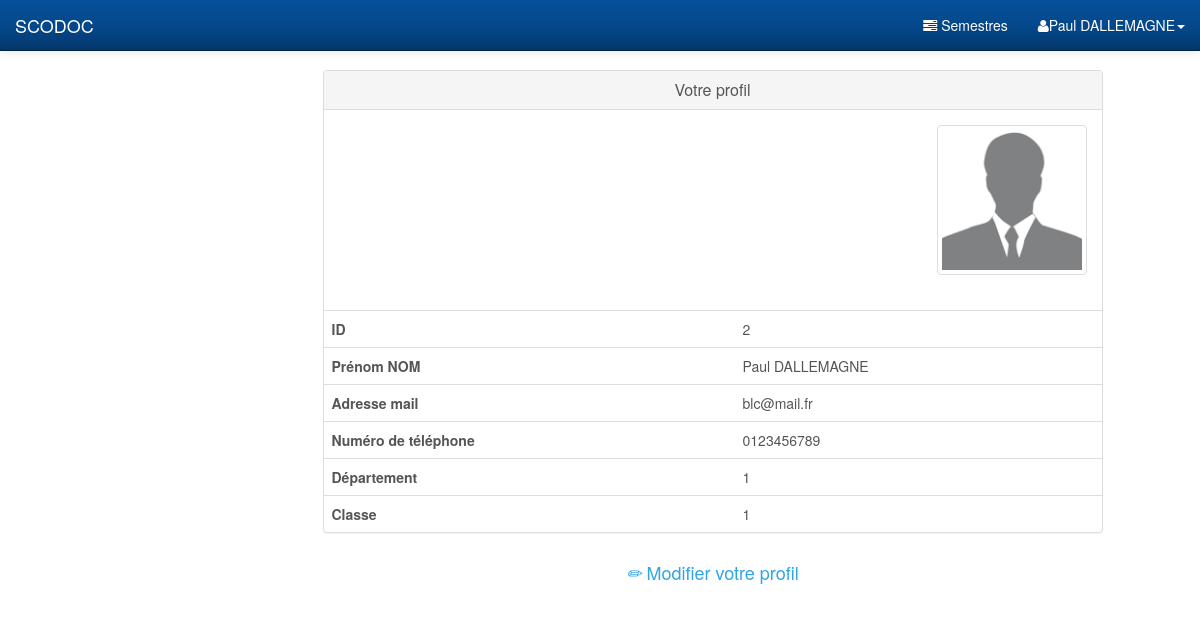
Page /profil.php (signed in) on the committed database.
### tables this page shows
CREATE TABLE IF NOT EXISTS `users` (
  `id` int(11) NOT NULL AUTO_INCREMENT,
  `name` varchar(25) NOT NULL,
  `login` varchar(20) NOT NULL,
  `phone` varchar(10) NOT NULL,
  `passwd` varchar(32) NOT NULL,
  `mail` varchar(55) NOT NULL,
  `dept_id` int(11) DEFAULT NULL,
  `group_id` int(11) DEFAULT NULL,
  `rank` int(1) NOT NULL DEFAULT '0',
  PRIMARY KEY (`id`),
  UNIQUE KEY `login` (`login`)
);

### get_profil.php (called while the page is built)
<?php
	function get_profil_element($user_id, $element)
	{
		include("pdo.php");
		$req=$pdo->prepare('SELECT * FROM users WHERE id= ?');
		$req->execute(array($user_id));
		$data=$req->fetch();
		$retour=$data[$element];
		return $retour;
	}
?>

### profil.php (the view, shortened to what this page needs)
<!DOCTYPE html>
<html lang="en">
<head>
    <link rel="stylesheet" type="text/css" href="bootstrap/css/bootstrap.min.css" />
    <link rel="stylesheet" type="text/css" href="font-awesome/css/font-awesome.min.css" />
    <link rel="stylesheet" type="text/css" href="css/local.css" />
	<link rel="stylesheet" type="text/css" href="css/utilisateur.css" />
</head>
<body>
    <div id="wrapper">
        <?php include("nav.php"); include("get_profil.php");?>
		<div class="row center-block" style="width:80%;">
            <div>
				<div class="panel panel-default">
				  <div class="panel-heading text-center"><h1 class="panel-title">Votre profil</h1></div>
				  <div class="panel-body"><img class="thumbnail img-responsive" alt="Bootstrap template" src="images/photo.jpg" /></div>
				  <table class="table">
					  <tr><th>ID</th><td><?php echo (get_profil_element($_SESSION["id"], "id"))?></td></tr>
					  <tr><th>Prénom NOM</th><td><?php echo (get_profil_element($_SESSION["id"], "name"))?></td></tr>
					  <tr><th>Adresse mail</th><td><?php echo (get_profil_element($_SESSION["id"], "mail"))?></td></tr>
					  <tr><th>Numéro de téléphone</th><td><?php echo (get_profil_element($_SESSION["id"], "phone"))?></td></tr>
					  <tr><th>Département</th><td><?php echo (get_profil_element($_SESSION["id"], "dept_id"))?></td></tr>
					  <tr><th>Classe</th><td><?php echo (get_profil_element($_SESSION["id"], "group_id"))?></td></tr>
				   </table>
				</div>
			</div>
		</div>
		<div class="row center-block">
			<div class="text-center">
				<h4><a href="modify_user.php"><i class="glyphicon-pencil"></i> Modifier votre profil</a></h4>
			</div>
		</div>
    </div>
</body>
</html>

### css/local.css (style rules this page uses)
#wrapper { padding-left: 0; }
body { font-family: "Helvetica Neue", Helvetica, Arial, sans-serif; font-size: 14px; line-height: 1.42857143; color: #555555; background-color: #ffffff; }
.panel { margin-bottom: 20px; background-color: #ffffff; border: 1px solid transparent; border-radius: 4px; -webkit-box-shadow: 0 1px 1px rgba(0, 0, 0, 0.05); box-shadow: 0 1px 1px rgba(0, 0, 0, 0.05); }
.panel-body { padding: 15px; }
.panel-heading { padding: 10px 15px; border-bottom: 1px solid transparent; border-top-right-radius: 3px; border-top-left-radius: 3px; }
.panel-default { border-color: #dddddd; }
.panel-default > .panel-heading { color: #555555; background-color: #f5f5f5; border-color: #dddddd; }
.clearfix:before, .clearfix:after, .container:before, .container:after, .container-fluid:before, .container-fluid:after, .row:before, .row:after, .form-horizontal .form-group:before, .form-horizontal .form-group:after, .btn-toolbar:before, .btn-toolbar:after, .btn-group-vertical > .btn-group:before, .btn-group-vertical > .btn-group:after, .nav:before, .nav:after, .navbar:before, .navbar:after, .navbar-header:before, .navbar-header:after, .navbar-collapse:before, .navbar-collapse:after, .pager:before, .pager:after, .panel-body:before, .panel-body:after, .modal-footer:before, .modal-footer:after { content: " "; display: table; }
.clearfix:after, .container:after, .container-fluid:after, .row:after, .form-horizontal .form-group:after, .btn-toolbar:after, .btn-group-vertical > .btn-group:after, .nav:after, .navbar:after, .navbar-header:after, .navbar-collapse:after, .pager:after, .panel-body:after, .modal-footer:after { clear: both; }
.center-block { display: block; margin-left: auto; margin-right: auto; }
a { color: #2fa4e7; text-decoration: none; }
@media (min-width:768px) { #wrapper { padding-left: 225px; } }

### css/utilisateur.css (style rules this page uses)
img { width: 150px; height: 150px; margin-left: auto; }

### rows in the picture
users: id "2", get_profil_element($_SESSION["id"], "name") "Paul DALLEMAGNE", mail "blc@mail.fr", phone "0123456789", dept "1", group "1"

### other values in the picture
$_SESSION["name"] "Paul DALLEMAGNE"
